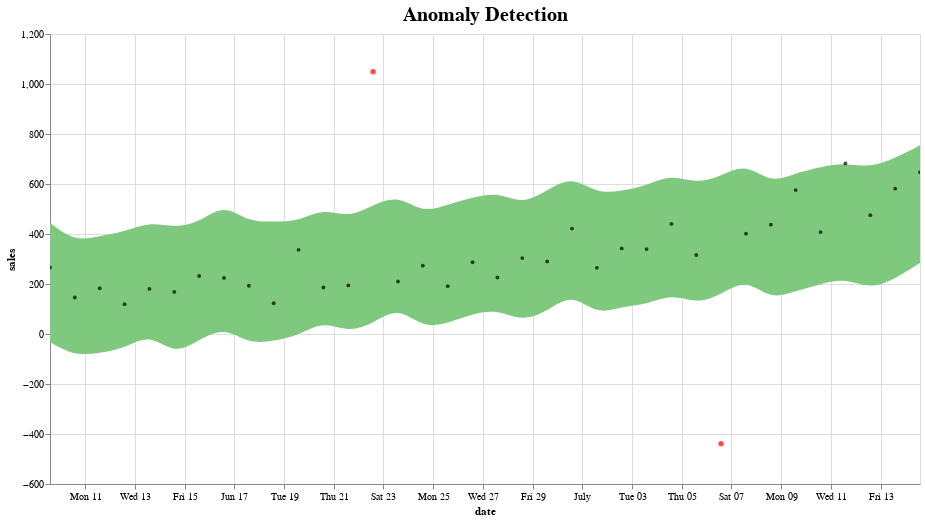

Notebook cell for this chart:
### Code cell
#anomaly detection
forecast['anomaly'] = 0
#marking anomalies where the true value (fact) is larger or lower than model's uncertainty interval
forecast.loc[forecast['fact'] > forecast['yhat_upper'], 'anomaly'] = 1
forecast.loc[forecast['fact'] < forecast['yhat_lower'], 'anomaly'] = -1

#anomaly importances
forecast['importance'] = 0
#attempting to calculate the "severity" of each anomaly by how far from the uncertainty interval it actually is
forecast.loc[forecast['anomaly'] ==1, 'importance'] = \
    (forecast['fact'] - forecast['yhat_upper'])/forecast['fact']
forecast.loc[forecast['anomaly'] ==-1, 'importance'] = \
    (forecast['yhat_lower'] - forecast['fact'])/forecast['fact']

#graph anomalies
alt.data_transformers.enable('default', max_rows=None)
interval = alt.Chart(forecast).mark_area(interpolate="basis", color = '#7FC97F').encode(
x=alt.X('ds:T',  title ='date'),
y='yhat_upper',
y2='yhat_lower',
tooltip=['ds', 'fact', 'yhat_lower', 'yhat_upper']
).interactive().properties(
    title='Anomaly Detection'
)

#generating the black dots showing datapoints
fact = alt.Chart(forecast[forecast.anomaly==0]).mark_circle(size=15, opacity=0.7, color = 'Black').encode(
    x='ds:T',
    y=alt.Y('fact', title='sales'),    
    tooltip=['ds', 'fact', 'yhat_lower', 'yhat_upper']
).interactive()

#generating the red marks showing anomaly locations
anomalies = alt.Chart(forecast[forecast.anomaly!=0]).mark_circle(size=30, color = 'Red').encode(
    x='ds:T',
    y=alt.Y('fact', title='sales'),    
    tooltip=['ds', 'fact', 'yhat_lower', 'yhat_upper'],
).interactive()

#display the 3 layered
alt.layer(interval, fact, anomalies)\
              .properties(width=870, height=450)\
              .configure_title(fontSize=20)

### Figure 1 — Vega-Lite specification as saved in the notebook (floating-point values rounded to 4 significant figures)
{"config": {"view": {"continuousWidth": 400, "continuousHeight": 300}, "title": {"fontSize": 20}}, "layer": [{"data": {"name": "data-6c6cef63a3d488d8cd5ca801998bf35f"}, "mark": {"type": "area", "color": "#7FC97F", "interpolate": "basis"}, "encoding": {"tooltip": [{"type": "temporal", "field": "ds"}, {"type": "quantitative", "field": "fact"}, {"type": "quantitative", "field": "yhat_lower"}, {"type": "quantitative", "field": "yhat_upper"}], "x": {"type": "temporal", "field": "ds", "title": "date"}, "y": {"type": "quantitative", "field": "yhat_upper"}, "y2": {"field": "yhat_lower"}}, "selection": {"selector001": {"type": "interval", "bind": "scales", "encodings": ["x", "y"]}}, "title": "Anomaly Detection"}, {"data": {"name": "data-dc0f01b891cad4eff20678391396ab7d"}, "mark": {"type": "circle", "color": "Black", "opacity": 0.7, "size": 15}, "encoding": {"tooltip": [{"type": "temporal", "field": "ds"}, {"type": "quantitative", "field": "fact"}, {"type": "quantitative", "field": "yhat_lower"}, {"type": "quantitative", "field": "yhat_upper"}], "x": {"type": "temporal", "field": "ds"}, "y": {"type": "quantitative", "field": "fact", "title": "sales"}}, "selection": {"selector002": {"type": "interval", "bind": "scales", "encodings": ["x", "y"]}}}, {"data": {"name": "data-609ebdc4c982f77a9c84b526e16f596b"}, "mark": {"type": "circle", "color": "Red", "size": 30}, "encoding": {"tooltip": [{"type": "temporal", "field": "ds"}, {"type": "quantitative", "field": "fact"}, {"type": "quantitative", "field": "yhat_lower"}, {"type": "quantitative", "field": "yhat_upper"}], "x": {"type": "temporal", "field": "ds"}, "y": {"type": "quantitative", "field": "fact", "title": "sales"}}, "selection": {"selector003": {"type": "interval", "bind": "scales", "encodings": ["x", "y"]}}}], "height": 450, "width": 870, "$schema": "https://vega.github.io/schema/vega-lite/v4.8.1.json", "datasets": {"data-6c6cef63a3d488d8cd5ca801998bf35f": [{"ds": "2018-06-09T14:01:00", "trend": 158.2, "yhat_lower": -32.71, "yhat_upper": 444.0, "trend_lower": 158.2, "trend_upper": 158.2, "additive_terms": 49.91, "additive_terms_lower": 49.91, "additive_terms_upper": 49.91, "weekly": 49.91, "weekly_lower": 49.91, "weekly_upper": 49.91, "multiplicative_terms": 0.0, "multiplicative_terms_lower": 0.0, "multiplicative_terms_upper": 0.0, "yhat": 208.1, "fact": 266.0, "anomaly": 0, "importance": 0.0}, {"ds": "2018-06-10T14:01:00", "trend": 166.9, "yhat_lower": -87.74, "yhat_upper": 369.7, "trend_lower": 166.9, "trend_upper": 166.9, "additive_terms": -27.07, "additive_terms_lower": -27.07, "additive_terms_upper": -27.07, "weekly": -27.07, "weekly_lower": -27.07, "weekly_upper": -27.07, "multiplicative_terms": 0.0, "multiplicative_terms_lower": 0.0, "multiplicative_terms_upper": 0.0, "yhat": 139.9, "fact": 145.9, "anomaly": 0, "importance": 0.0}, {"ds": "2018-06-11T14:01:00", "trend": 175.7, "yhat_lower": -75.69, "yhat_upper": 391.2, "trend_lower": 175.7, "trend_upper": 175.7, "additive_terms": -15.59, "additive_terms_lower": -15.59, "additive_terms_upper": -15.59, "weekly": -15.59, "weekly_lower": -15.59, "weekly_upper": -15.59, "multiplicative_terms": 0.0, "multiplicative_terms_lower": 0.0, "multiplicative_terms_upper": 0.0, "yhat": 160.1, "fact": 183.1, "anomaly": 0, "importance": 0.0}, {"ds": "2018-06-12T14:01:00", "trend": 184.5, "yhat_lower": -57.81, "yhat_upper": 408.8, "trend_lower": 184.5, "trend_upper": 184.5, "additive_terms": -9.395, "additive_terms_lower": -9.395, "additive_terms_upper": -9.395, "weekly": -9.395, "weekly_lower": -9.395, "weekly_upper": -9.395, "multiplicative_terms": 0.0, "multiplicative_terms_lower": 0.0, "multiplicative_terms_upper": 0.0, "yhat": 175.1, "fact": 119.3, "anomaly": 0, "importance": 0.0}, {"ds": "2018-06-13T14:01:00", "trend": 193.3, "yhat_lower": 1.402, "yhat_upper": 449.1, "trend_lower": 193.3, "trend_upper": 193.3, "additive_terms": 26.71, "additive_terms_lower": 26.71, "additive_terms_upper": 26.71, "weekly": 26.71, "weekly_lower": 26.71, "weekly_upper": 26.71, "multiplicative_terms": 0.0, "multiplicative_terms_lower": 0.0, "multiplicative_terms_upper": 0.0, "yhat": 220.0, "fact": 180.3, "anomaly": 0, "importance": 0.0}, {"ds": "2018-06-14T14:01:00", "trend": 202.1, "yhat_lower": -82.44, "yhat_upper": 425.0, "trend_lower": 202.1, "trend_upper": 202.1, "additive_terms": -33.45, "additive_terms_lower": -33.45, "additive_terms_upper": -33.45, "weekly": -33.45, "weekly_lower": -33.45, "weekly_upper": -33.45, "multiplicative_terms": 0.0, "multiplicative_terms_lower": 0.0, "multiplicative_terms_upper": 0.0, "yhat": 168.6, "fact": 168.5, "anomaly": 0, "importance": 0.0}, {"ds": "2018-06-15T14:01:00", "trend": 210.9, "yhat_lower": -23.84, "yhat_upper": 445.9, "trend_lower": 210.9, "trend_upper": 210.9, "additive_terms": 8.878, "additive_terms_lower": 8.878, "additive_terms_upper": 8.878, "weekly": 8.878, "weekly_lower": 8.878, "weekly_upper": 8.878, "multiplicative_terms": 0.0, "multiplicative_terms_lower": 0.0, "multiplicative_terms_upper": 0.0, "yhat": 219.7, "fact": 231.8, "anomaly": 0, "importance": 0.0}, {"ds": "2018-06-16T14:01:00", "trend": 219.6, "yhat_lower": 26.99, "yhat_upper": 521.5, "trend_lower": 219.6, "trend_upper": 219.6, "additive_terms": 49.91, "additive_terms_lower": 49.91, "additive_terms_upper": 49.91, "weekly": 49.91, "weekly_lower": 49.91, "weekly_upper": 49.91, "multiplicative_terms": 0.0, "multiplicative_terms_lower": 0.0, "multiplicative_terms_upper": 0.0, "yhat": 269.5, "fact": 224.5, "anomaly": 0, "importance": 0.0}, {"ds": "2018-06-17T14:01:00", "trend": 228.4, "yhat_lower": -38.94, "yhat_upper": 446.9, "trend_lower": 228.4, "trend_upper": 228.4, "additive_terms": -27.07, "additive_terms_lower": -27.07, "additive_terms_upper": -27.07, "weekly": -27.07, "weekly_lower": -27.07, "weekly_upper": -27.07, "multiplicative_terms": 0.0, "multiplicative_terms_lower": 0.0, "multiplicative_terms_upper": 0.0, "yhat": 201.3, "fact": 192.8, "anomaly": 0, "importance": 0.0}, {"ds": "2018-06-18T14:01:00", "trend": 237.2, "yhat_lower": -27.83, "yhat_upper": 450.8, "trend_lower": 237.2, "trend_upper": 237.2, "additive_terms": -15.59, "additive_terms_lower": -15.59, "additive_terms_upper": -15.59, "weekly": -15.59, "weekly_lower": -15.59, "weekly_upper": -15.59, "multiplicative_terms": 0.0, "multiplicative_terms_lower": 0.0, "multiplicative_terms_upper": 0.0, "yhat": 221.6, "fact": 122.9, "anomaly": 0, "importance": 0.0}, {"ds": "2018-06-19T14:01:00", "trend": 246.0, "yhat_lower": -5.844, "yhat_upper": 450.5, "trend_lower": 246.0, "trend_upper": 246.0, "additive_terms": -9.395, "additive_terms_lower": -9.395, "additive_terms_upper": -9.395, "weekly": -9.395, "weekly_lower": -9.395, "weekly_upper": -9.395, "multiplicative_terms": 0.0, "multiplicative_terms_lower": 0.0, "multiplicative_terms_upper": 0.0, "yhat": 236.6, "fact": 336.5, "anomaly": 0, "importance": 0.0}, {"ds": "2018-06-20T14:01:00", "trend": 254.8, "yhat_lower": 52.32, "yhat_upper": 502.6, "trend_lower": 254.8, "trend_upper": 254.8, "additive_terms": 26.71, "additive_terms_lower": 26.71, "additive_terms_upper": 26.71, "weekly": 26.71, "weekly_lower": 26.71, "weekly_upper": 26.71, "multiplicative_terms": 0.0, "multiplicative_terms_lower": 0.0, "multiplicative_terms_upper": 0.0, "yhat": 281.5, "fact": 185.9, "anomaly": 0, "importance": 0.0}, {"ds": "2018-06-21T14:01:00", "trend": 263.5, "yhat_lower": 7.049, "yhat_upper": 465.8, "trend_lower": 263.5, "trend_upper": 263.5, "additive_terms": -33.45, "additive_terms_lower": -33.45, "additive_terms_upper": -33.45, "weekly": -33.45, "weekly_lower": -33.45, "weekly_upper": -33.45, "multiplicative_terms": 0.0, "multiplicative_terms_lower": 0.0, "multiplicative_terms_upper": 0.0, "yhat": 230.1, "fact": 194.3, "anomaly": 0, "importance": 0.0}, {"ds": "2018-06-22T14:01:00", "trend": 272.3, "yhat_lower": 42.23, "yhat_upper": 516.4, "trend_lower": 272.3, "trend_upper": 272.3, "additive_terms": 8.878, "additive_terms_lower": 8.878, "additive_terms_upper": 8.878, "weekly": 8.878, "weekly_lower": 8.878, "weekly_upper": 8.878, "multiplicative_terms": 0.0, "multiplicative_terms_lower": 0.0, "multiplicative_terms_upper": 0.0, "yhat": 281.2, "fact": 1050.0, "anomaly": 1, "importance": 0.5079}, {"ds": "2018-06-23T14:01:00", "trend": 281.1, "yhat_lower": 108.4, "yhat_upper": 555.0, "trend_lower": 281.1, "trend_upper": 281.1, "additive_terms": 49.91, "additive_terms_lower": 49.91, "additive_terms_upper": 49.91, "weekly": 49.91, "weekly_lower": 49.91, "weekly_upper": 49.91, "multiplicative_terms": 0.0, "multiplicative_terms_lower": 0.0, "multiplicative_terms_upper": 0.0, "yhat": 331.0, "fact": 210.1, "anomaly": 0, "importance": 0.0}, {"ds": "2018-06-24T14:01:00", "trend": 289.9, "yhat_lower": 25.32, "yhat_upper": 483.5, "trend_lower": 289.9, "trend_upper": 289.9, "additive_terms": -27.07, "additive_terms_lower": -27.07, "additive_terms_upper": -27.07, "weekly": -27.07, "weekly_lower": -27.07, "weekly_upper": -27.07, "multiplicative_terms": 0.0, "multiplicative_terms_lower": 0.0, "multiplicative_terms_upper": 0.0, "yhat": 262.8, "fact": 273.3, "anomaly": 0, "importance": 0.0}, {"ds": "2018-06-25T14:01:00", "trend": 298.7, "yhat_lower": 41.77, "yhat_upper": 518.2, "trend_lower": 298.7, "trend_upper": 298.7, "additive_terms": -15.59, "additive_terms_lower": -15.59, "additive_terms_upper": -15.59, "weekly": -15.59, "weekly_lower": -15.59, "weekly_upper": -15.59, "multiplicative_terms": 0.0, "multiplicative_terms_lower": 0.0, "multiplicative_terms_upper": 0.0, "yhat": 283.1, "fact": 191.4, "anomaly": 0, "importance": 0.0}, {"ds": "2018-06-26T14:01:00", "trend": 307.4, "yhat_lower": 81.73, "yhat_upper": 545.3, "trend_lower": 307.4, "trend_upper": 307.4, "additive_terms": -9.395, "additive_terms_lower": -9.395, "additive_terms_upper": -9.395, "weekly": -9.395, "weekly_lower": -9.395, "weekly_upper": -9.395, "multiplicative_terms": 0.0, "multiplicative_terms_lower": 0.0, "multiplicative_terms_upper": 0.0, "yhat": 298.1, "fact": 287.0, "anomaly": 0, "importance": 0.0}, {"ds": "2018-06-27T14:01:00", "trend": 316.2, "yhat_lower": 97.72, "yhat_upper": 568.2, "trend_lower": 316.2, "trend_upper": 316.2, "additive_terms": 26.71, "additive_terms_lower": 26.71, "additive_terms_upper": 26.71, "weekly": 26.71, "weekly_lower": 26.71, "weekly_upper": 26.71, "multiplicative_terms": 0.0, "multiplicative_terms_lower": 0.0, "multiplicative_terms_upper": 0.0, "yhat": 342.9, "fact": 226.0, "anomaly": 0, "importance": 0.0}, {"ds": "2018-06-28T14:01:00", "trend": 325.0, "yhat_lower": 51.18, "yhat_upper": 518.8, "trend_lower": 325.0, "trend_upper": 325.0, "additive_terms": -33.45, "additive_terms_lower": -33.45, "additive_terms_upper": -33.45, "weekly": -33.45, "weekly_lower": -33.45, "weekly_upper": -33.45, "multiplicative_terms": 0.0, "multiplicative_terms_lower": 0.0, "multiplicative_terms_upper": 0.0, "yhat": 291.6, "fact": 303.6, "anomaly": 0, "importance": 0.0}, {"ds": "2018-06-29T14:01:00", "trend": 333.8, "yhat_lower": 90.57, "yhat_upper": 575.4, "trend_lower": 333.8, "trend_upper": 333.8, "additive_terms": 8.878, "additive_terms_lower": 8.878, "additive_terms_upper": 8.878, "weekly": 8.878, "weekly_lower": 8.878, "weekly_upper": 8.878, "multiplicative_terms": 0.0, "multiplicative_terms_lower": 0.0, "multiplicative_terms_upper": 0.0, "yhat": 342.7, "fact": 289.9, "anomaly": 0, "importance": 0.0}, {"ds": "2018-06-30T14:01:00", "trend": 342.6, "yhat_lower": 163.2, "yhat_upper": 632.3, "trend_lower": 342.6, "trend_upper": 342.6, "additive_terms": 49.91, "additive_terms_lower": 49.91, "additive_terms_upper": 49.91, "weekly": 49.91, "weekly_lower": 49.91, "weekly_upper": 49.91, "multiplicative_terms": 0.0, "multiplicative_terms_lower": 0.0, "multiplicative_terms_upper": 0.0, "yhat": 392.5, "fact": 421.6, "anomaly": 0, "importance": 0.0}, {"ds": "2018-07-01T14:01:00", "trend": 351.4, "yhat_lower": 76.59, "yhat_upper": 561.8, "trend_lower": 351.4, "trend_upper": 351.4, "additive_terms": -27.07, "additive_terms_lower": -27.07, "additive_terms_upper": -27.07, "weekly": -27.07, "weekly_lower": -27.07, "weekly_upper": -27.07, "multiplicative_terms": 0.0, "multiplicative_terms_lower": 0.0, "multiplicative_terms_upper": 0.0, "yhat": 324.3, "fact": 264.5, "anomaly": 0, "importance": 0.0}, {"ds": "2018-07-02T14:01:00", "trend": 360.1, "yhat_lower": 110.4, "yhat_upper": 572.8, "trend_lower": 360.1, "trend_upper": 360.1, "additive_terms": -15.59, "additive_terms_lower": -15.59, "additive_terms_upper": -15.59, "weekly": -15.59, "weekly_lower": -15.59, "weekly_upper": -15.59, "multiplicative_terms": 0.0, "multiplicative_terms_lower": 0.0, "multiplicative_terms_upper": 0.0, "yhat": 344.5, "fact": 342.3, "anomaly": 0, "importance": 0.0}, {"ds": "2018-07-03T14:01:00", "trend": 368.9, "yhat_lower": 116.8, "yhat_upper": 593.2, "trend_lower": 368.9, "trend_upper": 368.9, "additive_terms": -9.395, "additive_terms_lower": -9.395, "additive_terms_upper": -9.395, "weekly": -9.395, "weekly_lower": -9.395, "weekly_upper": -9.395, "multiplicative_terms": 0.0, "multiplicative_terms_lower": 0.0, "multiplicative_terms_upper": 0.0, "yhat": 359.5, "fact": 339.7, "anomaly": 0, "importance": 0.0}, {"ds": "2018-07-04T14:01:00", "trend": 377.7, "yhat_lower": 160.6, "yhat_upper": 638.2, "trend_lower": 377.7, "trend_upper": 377.7, "additive_terms": 26.71, "additive_terms_lower": 26.71, "additive_terms_upper": 26.71, "weekly": 26.71, "weekly_lower": 26.71, "weekly_upper": 26.71, "multiplicative_terms": 0.0, "multiplicative_terms_lower": 0.0, "multiplicative_terms_upper": 0.0, "yhat": 404.4, "fact": 440.4, "anomaly": 0, "importance": 0.0}, {"ds": "2018-07-05T14:01:00", "trend": 386.5, "yhat_lower": 120.7, "yhat_upper": 602.0, "trend_lower": 386.5, "trend_upper": 386.5, "additive_terms": -33.45, "additive_terms_lower": -33.45, "additive_terms_upper": -33.45, "weekly": -33.45, "weekly_lower": -33.45, "weekly_upper": -33.45, "multiplicative_terms": 0.0, "multiplicative_terms_lower": 0.0, "multiplicative_terms_upper": 0.0, "yhat": 353.0, "fact": 315.9, "anomaly": 0, "importance": 0.0}, {"ds": "2018-07-06T14:01:00", "trend": 395.3, "yhat_lower": 158.2, "yhat_upper": 632.1, "trend_lower": 395.3, "trend_upper": 395.3, "additive_terms": 8.878, "additive_terms_lower": 8.878, "additive_terms_upper": 8.878, "weekly": 8.878, "weekly_lower": 8.878, "weekly_upper": 8.878, "multiplicative_terms": 0.0, "multiplicative_terms_lower": 0.0, "multiplicative_terms_upper": 0.0, "yhat": 404.1, "fact": -439.3, "anomaly": -1, "importance": -1.36}, {"ds": "2018-07-07T14:01:00", "trend": 404.0, "yhat_lower": 221.5, "yhat_upper": 682.7, "trend_lower": 404.0, "trend_upper": 404.0, "additive_terms": 49.91, "additive_terms_lower": 49.91, "additive_terms_upper": 49.91, "weekly": 49.91, "weekly_lower": 49.91, "weekly_upper": 49.91, "multiplicative_terms": 0.0, "multiplicative_terms_lower": 0.0, "multiplicative_terms_upper": 0.0, "yhat": 454.0, "fact": 401.3, "anomaly": 0, "importance": 0.0}, {"ds": "2018-07-08T14:01:00", "trend": 412.8, "yhat_lower": 136.5, "yhat_upper": 603.1, "trend_lower": 412.8, "trend_upper": 412.8, "additive_terms": -27.07, "additive_terms_lower": -27.07, "additive_terms_upper": -27.07, "weekly": -27.07, "weekly_lower": -27.07, "weekly_upper": -27.07, "multiplicative_terms": 0.0, "multiplicative_terms_lower": 0.0, "multiplicative_terms_upper": 0.0, "yhat": 385.8, "fact": 437.4, "anomaly": 0, "importance": 0.0}, {"ds": "2018-07-09T14:01:00", "trend": 421.6, "yhat_lower": 171.7, "yhat_upper": 643.4, "trend_lower": 421.6, "trend_upper": 421.6, "additive_terms": -15.59, "additive_terms_lower": -15.59, "additive_terms_upper": -15.59, "weekly": -15.59, "weekly_lower": -15.59, "weekly_upper": -15.59, "multiplicative_terms": 0.0, "multiplicative_terms_lower": 0.0, "multiplicative_terms_upper": 0.0, "yhat": 406.0, "fact": 575.5, "anomaly": 0, "importance": 0.0}, {"ds": "2018-07-10T14:01:00", "trend": 430.4, "yhat_lower": 200.3, "yhat_upper": 668.7, "trend_lower": 430.4, "trend_upper": 430.4, "additive_terms": -9.395, "additive_terms_lower": -9.395, "additive_terms_upper": -9.395, "weekly": -9.395, "weekly_lower": -9.395, "weekly_upper": -9.395, "multiplicative_terms": 0.0, "multiplicative_terms_lower": 0.0, "multiplicative_terms_upper": 0.0, "yhat": 421.0, "fact": 407.6, "anomaly": 0, "importance": 0.0}, {"ds": "2018-07-11T14:01:00", "trend": 439.2, "yhat_lower": 222.7, "yhat_upper": 684.2, "trend_lower": 439.2, "trend_upper": 439.2, "additive_terms": 26.71, "additive_terms_lower": 26.71, "additive_terms_upper": 26.71, "weekly": 26.71, "weekly_lower": 26.71, "weekly_upper": 26.71, "multiplicative_terms": 0.0, "multiplicative_terms_lower": 0.0, "multiplicative_terms_upper": 0.0, "yhat": 465.9, "fact": 682.0, "anomaly": 0, "importance": 0.0}, {"ds": "2018-07-12T14:01:00", "trend": 447.9, "yhat_lower": 179.5, "yhat_upper": 665.6, "trend_lower": 447.9, "trend_upper": 447.9, "additive_terms": -33.45, "additive_terms_lower": -33.45, "additive_terms_upper": -33.45, "weekly": -33.45, "weekly_lower": -33.45, "weekly_upper": -33.45, "multiplicative_terms": 0.0, "multiplicative_terms_lower": 0.0, "multiplicative_terms_upper": 0.0, "yhat": 414.5, "fact": 475.3, "anomaly": 0, "importance": 0.0}, {"ds": "2018-07-13T14:01:00", "trend": 456.7, "yhat_lower": 220.6, "yhat_upper": 703.7, "trend_lower": 456.7, "trend_upper": 456.7, "additive_terms": 8.878, "additive_terms_lower": 8.878, "additive_terms_upper": 8.878, "weekly": 8.878, "weekly_lower": 8.878, "weekly_upper": 8.878, "multiplicative_terms": 0.0, "multiplicative_terms_lower": 0.0, "multiplicative_terms_upper": 0.0, "yhat": 465.6, "fact": 581.3, "anomaly": 0, "importance": 0.0}, {"ds": "2018-07-14T14:01:00", "trend": 465.5, "yhat_lower": 284.4, "yhat_upper": 755.0, "trend_lower": 465.5, "trend_upper": 465.5, "additive_terms": 49.91, "additive_terms_lower": 49.91, "additive_terms_upper": 49.91, "weekly": 49.91, "weekly_lower": 49.91, "weekly_upper": 49.91, "multiplicative_terms": 0.0, "multiplicative_terms_lower": 0.0, "multiplicative_terms_upper": 0.0, "yhat": 515.4, "fact": 646.9, "anomaly": 0, "importance": 0.0}], "data-dc0f01b891cad4eff20678391396ab7d": [{"ds": "2018-06-09T14:01:00", "trend": 158.2, "yhat_lower": -32.71, "yhat_upper": 444.0, "trend_lower": 158.2, "trend_upper": 158.2, "additive_terms": 49.91, "additive_terms_lower": 49.91, "additive_terms_upper": 49.91, "weekly": 49.91, "weekly_lower": 49.91, "weekly_upper": 49.91, "multiplicative_terms": 0.0, "multiplicative_terms_lower": 0.0, "multiplicative_terms_upper": 0.0, "yhat": 208.1, "fact": 266.0, "anomaly": 0, "importance": 0.0}, {"ds": "2018-06-10T14:01:00", "trend": 166.9, "yhat_lower": -87.74, "yhat_upper": 369.7, "trend_lower": 166.9, "trend_upper": 166.9, "additive_terms": -27.07, "additive_terms_lower": -27.07, "additive_terms_upper": -27.07, "weekly": -27.07, "weekly_lower": -27.07, "weekly_upper": -27.07, "multiplicative_terms": 0.0, "multiplicative_terms_lower": 0.0, "multiplicative_terms_upper": 0.0, "yhat": 139.9, "fact": 145.9, "anomaly": 0, "importance": 0.0}, {"ds": "2018-06-11T14:01:00", "trend": 175.7, "yhat_lower": -75.69, "yhat_upper": 391.2, "trend_lower": 175.7, "trend_upper": 175.7, "additive_terms": -15.59, "additive_terms_lower": -15.59, "additive_terms_upper": -15.59, "weekly": -15.59, "weekly_lower": -15.59, "weekly_upper": -15.59, "multiplicative_terms": 0.0, "multiplicative_terms_lower": 0.0, "multiplicative_terms_upper": 0.0, "yhat": 160.1, "fact": 183.1, "anomaly": 0, "importance": 0.0}, {"ds": "2018-06-12T14:01:00", "trend": 184.5, "yhat_lower": -57.81, "yhat_upper": 408.8, "trend_lower": 184.5, "trend_upper": 184.5, "additive_terms": -9.395, "additive_terms_lower": -9.395, "additive_terms_upper": -9.395, "weekly": -9.395, "weekly_lower": -9.395, "weekly_upper": -9.395, "multiplicative_terms": 0.0, "multiplicative_terms_lower": 0.0, "multiplicative_terms_upper": 0.0, "yhat": 175.1, "fact": 119.3, "anomaly": 0, "importance": 0.0}, {"ds": "2018-06-13T14:01:00", "trend": 193.3, "yhat_lower": 1.402, "yhat_upper": 449.1, "trend_lower": 193.3, "trend_upper": 193.3, "additive_terms": 26.71, "additive_terms_lower": 26.71, "additive_terms_upper": 26.71, "weekly": 26.71, "weekly_lower": 26.71, "weekly_upper": 26.71, "multiplicative_terms": 0.0, "multiplicative_terms_lower": 0.0, "multiplicative_terms_upper": 0.0, "yhat": 220.0, "fact": 180.3, "anomaly": 0, "importance": 0.0}, {"ds": "2018-06-14T14:01:00", "trend": 202.1, "yhat_lower": -82.44, "yhat_upper": 425.0, "trend_lower": 202.1, "trend_upper": 202.1, "additive_terms": -33.45, "additive_terms_lower": -33.45, "additive_terms_upper": -33.45, "weekly": -33.45, "weekly_lower": -33.45, "weekly_upper": -33.45, "multiplicative_terms": 0.0, "multiplicative_terms_lower": 0.0, "multiplicative_terms_upper": 0.0, "yhat": 168.6, "fact": 168.5, "anomaly": 0, "importance": 0.0}, {"ds": "2018-06-15T14:01:00", "trend": 210.9, "yhat_lower": -23.84, "yhat_upper": 445.9, "trend_lower": 210.9, "trend_upper": 210.9, "additive_terms": 8.878, "additive_terms_lower": 8.878, "additive_terms_upper": 8.878, "weekly": 8.878, "weekly_lower": 8.878, "weekly_upper": 8.878, "multiplicative_terms": 0.0, "multiplicative_terms_lower": 0.0, "multiplicative_terms_upper": 0.0, "yhat": 219.7, "fact": 231.8, "anomaly": 0, "importance": 0.0}, {"ds": "2018-06-16T14:01:00", "trend": 219.6, "yhat_lower": 26.99, "yhat_upper": 521.5, "trend_lower": 219.6, "trend_upper": 219.6, "additive_terms": 49.91, "additive_terms_lower": 49.91, "additive_terms_upper": 49.91, "weekly": 49.91, "weekly_lower": 49.91, "weekly_upper": 49.91, "multiplicative_terms": 0.0, "multiplicative_terms_lower": 0.0, "multiplicative_terms_upper": 0.0, "yhat": 269.5, "fact": 224.5, "anomaly": 0, "importance": 0.0}, {"ds": "2018-06-17T14:01:00", "trend": 228.4, "yhat_lower": -38.94, "yhat_upper": 446.9, "trend_lower": 228.4, "trend_upper": 228.4, "additive_terms": -27.07, "additive_terms_lower": -27.07, "additive_terms_upper": -27.07, "weekly": -27.07, "weekly_lower": -27.07, "weekly_upper": -27.07, "multiplicative_terms": 0.0, "multiplicative_terms_lower": 0.0, "multiplicative_terms_upper": 0.0, "yhat": 201.3, "fact": 192.8, "anomaly": 0, "importance": 0.0}, {"ds": "2018-06-18T14:01:00", "trend": 237.2, "yhat_lower": -27.83, "yhat_upper": 450.8, "trend_lower": 237.2, "trend_upper": 237.2, "additive_terms": -15.59, "additive_terms_lower": -15.59, "additive_terms_upper": -15.59, "weekly": -15.59, "weekly_lower": -15.59, "weekly_upper": -15.59, "multiplicative_terms": 0.0, "multiplicative_terms_lower": 0.0, "multiplicative_terms_upper": 0.0, "yhat": 221.6, "fact": 122.9, "anomaly": 0, "importance": 0.0}, {"ds": "2018-06-19T14:01:00", "trend": 246.0, "yhat_lower": -5.844, "yhat_upper": 450.5, "trend_lower": 246.0, "trend_upper": 246.0, "additive_terms": -9.395, "additive_terms_lower": -9.395, "additive_terms_upper": -9.395, "weekly": -9.395, "weekly_lower": -9.395, "weekly_upper": -9.395, "multiplicative_terms": 0.0, "multiplicative_terms_lower": 0.0, "multiplicative_terms_upper": 0.0, "yhat": 236.6, "fact": 336.5, "anomaly": 0, "importance": 0.0}, {"ds": "2018-06-20T14:01:00", "trend": 254.8, "yhat_lower": 52.32, "yhat_upper": 502.6, "trend_lower": 254.8, "trend_upper": 254.8, "additive_terms": 26.71, "additive_terms_lower": 26.71, "additive_terms_upper": 26.71, "weekly": 26.71, "weekly_lower": 26.71, "weekly_upper": 26.71, "multiplicative_terms": 0.0, "multiplicative_terms_lower": 0.0, "multiplicative_terms_upper": 0.0, "yhat": 281.5, "fact": 185.9, "anomaly": 0, "importance": 0.0}, {"ds": "2018-06-21T14:01:00", "trend": 263.5, "yhat_lower": 7.049, "yhat_upper": 465.8, "trend_lower": 263.5, "trend_upper": 263.5, "additive_terms": -33.45, "additive_terms_lower": -33.45, "additive_terms_upper": -33.45, "weekly": -33.45, "weekly_lower": -33.45, "weekly_upper": -33.45, "multiplicative_terms": 0.0, "multiplicative_terms_lower": 0.0, "multiplicative_terms_upper": 0.0, "yhat": 230.1, "fact": 194.3, "anomaly": 0, "importance": 0.0}, {"ds": "2018-06-23T14:01:00", "trend": 281.1, "yhat_lower": 108.4, "yhat_upper": 555.0, "trend_lower": 281.1, "trend_upper": 281.1, "additive_terms": 49.91, "additive_terms_lower": 49.91, "additive_terms_upper": 49.91, "weekly": 49.91, "weekly_lower": 49.91, "weekly_upper": 49.91, "multiplicative_terms": 0.0, "multiplicative_terms_lower": 0.0, "multiplicative_terms_upper": 0.0, "yhat": 331.0, "fact": 210.1, "anomaly": 0, "importance": 0.0}, {"ds": "2018-06-24T14:01:00", "trend": 289.9, "yhat_lower": 25.32, "yhat_upper": 483.5, "trend_lower": 289.9, "trend_upper": 289.9, "additive_terms": -27.07, "additive_terms_lower": -27.07, "additive_terms_upper": -27.07, "weekly": -27.07, "weekly_lower": -27.07, "weekly_upper": -27.07, "multiplicative_terms": 0.0, "multiplicative_terms_lower": 0.0, "multiplicative_terms_upper": 0.0, "yhat": 262.8, "fact": 273.3, "anomaly": 0, "importance": 0.0}, {"ds": "2018-06-25T14:01:00", "trend": 298.7, "yhat_lower": 41.77, "yhat_upper": 518.2, "trend_lower": 298.7, "trend_upper": 298.7, "additive_terms": -15.59, "additive_terms_lower": -15.59, "additive_terms_upper": -15.59, "weekly": -15.59, "weekly_lower": -15.59, "weekly_upper": -15.59, "multiplicative_terms": 0.0, "multiplicative_terms_lower": 0.0, "multiplicative_terms_upper": 0.0, "yhat": 283.1, "fact": 191.4, "anomaly": 0, "importance": 0.0}, {"ds": "2018-06-26T14:01:00", "trend": 307.4, "yhat_lower": 81.73, "yhat_upper": 545.3, "trend_lower": 307.4, "trend_upper": 307.4, "additive_terms": -9.395, "additive_terms_lower": -9.395, "additive_terms_upper": -9.395, "weekly": -9.395, "weekly_lower": -9.395, "weekly_upper": -9.395, "multiplicative_terms": 0.0, "multiplicative_terms_lower": 0.0, "multiplicative_terms_upper": 0.0, "yhat": 298.1, "fact": 287.0, "anomaly": 0, "importance": 0.0}, {"ds": "2018-06-27T14:01:00", "trend": 316.2, "yhat_lower": 97.72, "yhat_upper": 568.2, "trend_lower": 316.2, "trend_upper": 316.2, "additive_terms": 26.71, "additive_terms_lower": 26.71, "additive_terms_upper": 26.71, "weekly": 26.71, "weekly_lower": 26.71, "weekly_upper": 26.71, "multiplicative_terms": 0.0, "multiplicative_terms_lower": 0.0, "multiplicative_terms_upper": 0.0, "yhat": 342.9, "fact": 226.0, "anomaly": 0, "importance": 0.0}, {"ds": "2018-06-28T14:01:00", "trend": 325.0, "yhat_lower": 51.18, "yhat_upper": 518.8, "trend_lower": 325.0, "trend_upper": 325.0, "additive_terms": -33.45, "additive_terms_lower": -33.45, "additive_terms_upper": -33.45, "weekly": -33.45, "weekly_lower": -33.45, "weekly_upper": -33.45, "multiplicative_terms": 0.0, "multiplicative_terms_lower": 0.0, "multiplicative_terms_upper": 0.0, "yhat": 291.6, "fact": 303.6, "anomaly": 0, "importance": 0.0}, {"ds": "2018-06-29T14:01:00", "trend": 333.8, "yhat_lower": 90.57, "yhat_upper": 575.4, "trend_lower": 333.8, "trend_upper": 333.8, "additive_terms": 8.878, "additive_terms_lower": 8.878, "additive_terms_upper": 8.878, "weekly": 8.878, "weekly_lower": 8.878, "weekly_upper": 8.878, "multiplicative_terms": 0.0, "multiplicative_terms_lower": 0.0, "multiplicative_terms_upper": 0.0, "yhat": 342.7, "fact": 289.9, "anomaly": 0, "importance": 0.0}, {"ds": "2018-06-30T14:01:00", "trend": 342.6, "yhat_lower": 163.2, "yhat_upper": 632.3, "trend_lower": 342.6, "trend_upper": 342.6, "additive_terms": 49.91, "additive_terms_lower": 49.91, "additive_terms_upper": 49.91, "weekly": 49.91, "weekly_lower": 49.91, "weekly_upper": 49.91, "multiplicative_terms": 0.0, "multiplicative_terms_lower": 0.0, "multiplicative_terms_upper": 0.0, "yhat": 392.5, "fact": 421.6, "anomaly": 0, "importance": 0.0}, {"ds": "2018-07-01T14:01:00", "trend": 351.4, "yhat_lower": 76.59, "yhat_upper": 561.8, "trend_lower": 351.4, "trend_upper": 351.4, "additive_terms": -27.07, "additive_terms_lower": -27.07, "additive_terms_upper": -27.07, "weekly": -27.07, "weekly_lower": -27.07, "weekly_upper": -27.07, "multiplicative_terms": 0.0, "multiplicative_terms_lower": 0.0, "multiplicative_terms_upper": 0.0, "yhat": 324.3, "fact": 264.5, "anomaly": 0, "importance": 0.0}, {"ds": "2018-07-02T14:01:00", "trend": 360.1, "yhat_lower": 110.4, "yhat_upper": 572.8, "trend_lower": 360.1, "trend_upper": 360.1, "additive_terms": -15.59, "additive_terms_lower": -15.59, "additive_terms_upper": -15.59, "weekly": -15.59, "weekly_lower": -15.59, "weekly_upper": -15.59, "multiplicative_terms": 0.0, "multiplicative_terms_lower": 0.0, "multiplicative_terms_upper": 0.0, "yhat": 344.5, "fact": 342.3, "anomaly": 0, "importance": 0.0}, {"ds": "2018-07-03T14:01:00", "trend": 368.9, "yhat_lower": 116.8, "yhat_upper": 593.2, "trend_lower": 368.9, "trend_upper": 368.9, "additive_terms": -9.395, "additive_terms_lower": -9.395, "additive_terms_upper": -9.395, "weekly": -9.395, "weekly_lower": -9.395, "weekly_upper": -9.395, "multiplicative_terms": 0.0, "multiplicative_terms_lower": 0.0, "multiplicative_terms_upper": 0.0, "yhat": 359.5, "fact": 339.7, "anomaly": 0, "importance": 0.0}, {"ds": "2018-07-04T14:01:00", "trend": 377.7, "yhat_lower": 160.6, "yhat_upper": 638.2, "trend_lower": 377.7, "trend_upper": 377.7, "additive_terms": 26.71, "additive_terms_lower": 26.71, "additive_terms_upper": 26.71, "weekly": 26.71, "weekly_lower": 26.71, "weekly_upper": 26.71, "multiplicative_terms": 0.0, "multiplicative_terms_lower": 0.0, "multiplicative_terms_upper": 0.0, "yhat": 404.4, "fact": 440.4, "anomaly": 0, "importance": 0.0}, {"ds": "2018-07-05T14:01:00", "trend": 386.5, "yhat_lower": 120.7, "yhat_upper": 602.0, "trend_lower": 386.5, "trend_upper": 386.5, "additive_terms": -33.45, "additive_terms_lower": -33.45, "additive_terms_upper": -33.45, "weekly": -33.45, "weekly_lower": -33.45, "weekly_upper": -33.45, "multiplicative_terms": 0.0, "multiplicative_terms_lower": 0.0, "multiplicative_terms_upper": 0.0, "yhat": 353.0, "fact": 315.9, "anomaly": 0, "importance": 0.0}, {"ds": "2018-07-07T14:01:00", "trend": 404.0, "yhat_lower": 221.5, "yhat_upper": 682.7, "trend_lower": 404.0, "trend_upper": 404.0, "additive_terms": 49.91, "additive_terms_lower": 49.91, "additive_terms_upper": 49.91, "weekly": 49.91, "weekly_lower": 49.91, "weekly_upper": 49.91, "multiplicative_terms": 0.0, "multiplicative_terms_lower": 0.0, "multiplicative_terms_upper": 0.0, "yhat": 454.0, "fact": 401.3, "anomaly": 0, "importance": 0.0}, {"ds": "2018-07-08T14:01:00", "trend": 412.8, "yhat_lower": 136.5, "yhat_upper": 603.1, "trend_lower": 412.8, "trend_upper": 412.8, "additive_terms": -27.07, "additive_terms_lower": -27.07, "additive_terms_upper": -27.07, "weekly": -27.07, "weekly_lower": -27.07, "weekly_upper": -27.07, "multiplicative_terms": 0.0, "multiplicative_terms_lower": 0.0, "multiplicative_terms_upper": 0.0, "yhat": 385.8, "fact": 437.4, "anomaly": 0, "importance": 0.0}, {"ds": "2018-07-09T14:01:00", "trend": 421.6, "yhat_lower": 171.7, "yhat_upper": 643.4, "trend_lower": 421.6, "trend_upper": 421.6, "additive_terms": -15.59, "additive_terms_lower": -15.59, "additive_terms_upper": -15.59, "weekly": -15.59, "weekly_lower": -15.59, "weekly_upper": -15.59, "multiplicative_terms": 0.0, "multiplicative_terms_lower": 0.0, "multiplicative_terms_upper": 0.0, "yhat": 406.0, "fact": 575.5, "anomaly": 0, "importance": 0.0}, {"ds": "2018-07-10T14:01:00", "trend": 430.4, "yhat_lower": 200.3, "yhat_upper": 668.7, "trend_lower": 430.4, "trend_upper": 430.4, "additive_terms": -9.395, "additive_terms_lower": -9.395, "additive_terms_upper": -9.395, "weekly": -9.395, "weekly_lower": -9.395, "weekly_upper": -9.395, "multiplicative_terms": 0.0, "multiplicative_terms_lower": 0.0, "multiplicative_terms_upper": 0.0, "yhat": 421.0, "fact": 407.6, "anomaly": 0, "importance": 0.0}, {"ds": "2018-07-11T14:01:00", "trend": 439.2, "yhat_lower": 222.7, "yhat_upper": 684.2, "trend_lower": 439.2, "trend_upper": 439.2, "additive_terms": 26.71, "additive_terms_lower": 26.71, "additive_terms_upper": 26.71, "weekly": 26.71, "weekly_lower": 26.71, "weekly_upper": 26.71, "multiplicative_terms": 0.0, "multiplicative_terms_lower": 0.0, "multiplicative_terms_upper": 0.0, "yhat": 465.9, "fact": 682.0, "anomaly": 0, "importance": 0.0}, {"ds": "2018-07-12T14:01:00", "trend": 447.9, "yhat_lower": 179.5, "yhat_upper": 665.6, "trend_lower": 447.9, "trend_upper": 447.9, "additive_terms": -33.45, "additive_terms_lower": -33.45, "additive_terms_upper": -33.45, "weekly": -33.45, "weekly_lower": -33.45, "weekly_upper": -33.45, "multiplicative_terms": 0.0, "multiplicative_terms_lower": 0.0, "multiplicative_terms_upper": 0.0, "yhat": 414.5, "fact": 475.3, "anomaly": 0, "importance": 0.0}, {"ds": "2018-07-13T14:01:00", "trend": 456.7, "yhat_lower": 220.6, "yhat_upper": 703.7, "trend_lower": 456.7, "trend_upper": 456.7, "additive_terms": 8.878, "additive_terms_lower": 8.878, "additive_terms_upper": 8.878, "weekly": 8.878, "weekly_lower": 8.878, "weekly_upper": 8.878, "multiplicative_terms": 0.0, "multiplicative_terms_lower": 0.0, "multiplicative_terms_upper": 0.0, "yhat": 465.6, "fact": 581.3, "anomaly": 0, "importance": 0.0}, {"ds": "2018-07-14T14:01:00", "trend": 465.5, "yhat_lower": 284.4, "yhat_upper": 755.0, "trend_lower": 465.5, "trend_upper": 465.5, "additive_terms": 49.91, "additive_terms_lower": 49.91, "additive_terms_upper": 49.91, "weekly": 49.91, "weekly_lower": 49.91, "weekly_upper": 49.91, "multiplicative_terms": 0.0, "multiplicative_terms_lower": 0.0, "multiplicative_terms_upper": 0.0, "yhat": 515.4, "fact": 646.9, "anomaly": 0, "importance": 0.0}], "data-609ebdc4c982f77a9c84b526e16f596b": [{"ds": "2018-06-22T14:01:00", "trend": 272.3, "yhat_lower": 42.23, "yhat_upper": 516.4, "trend_lower": 272.3, "trend_upper": 272.3, "additive_terms": 8.878, "additive_terms_lower": 8.878, "additive_terms_upper": 8.878, "weekly": 8.878, "weekly_lower": 8.878, "weekly_upper": 8.878, "multiplicative_terms": 0.0, "multiplicative_terms_lower": 0.0, "multiplicative_terms_upper": 0.0, "yhat": 281.2, "fact": 1050.0, "anomaly": 1, "importance": 0.5079}, {"ds": "2018-07-06T14:01:00", "trend": 395.3, "yhat_lower": 158.2, "yhat_upper": 632.1, "trend_lower": 395.3, "trend_upper": 395.3, "additive_terms": 8.878, "additive_terms_lower": 8.878, "additive_terms_upper": 8.878, "weekly": 8.878, "weekly_lower": 8.878, "weekly_upper": 8.878, "multiplicative_terms": 0.0, "multiplicative_terms_lower": 0.0, "multiplicative_terms_upper": 0.0, "yhat": 404.1, "fact": -439.3, "anomaly": -1, "importance": -1.36}]}}
